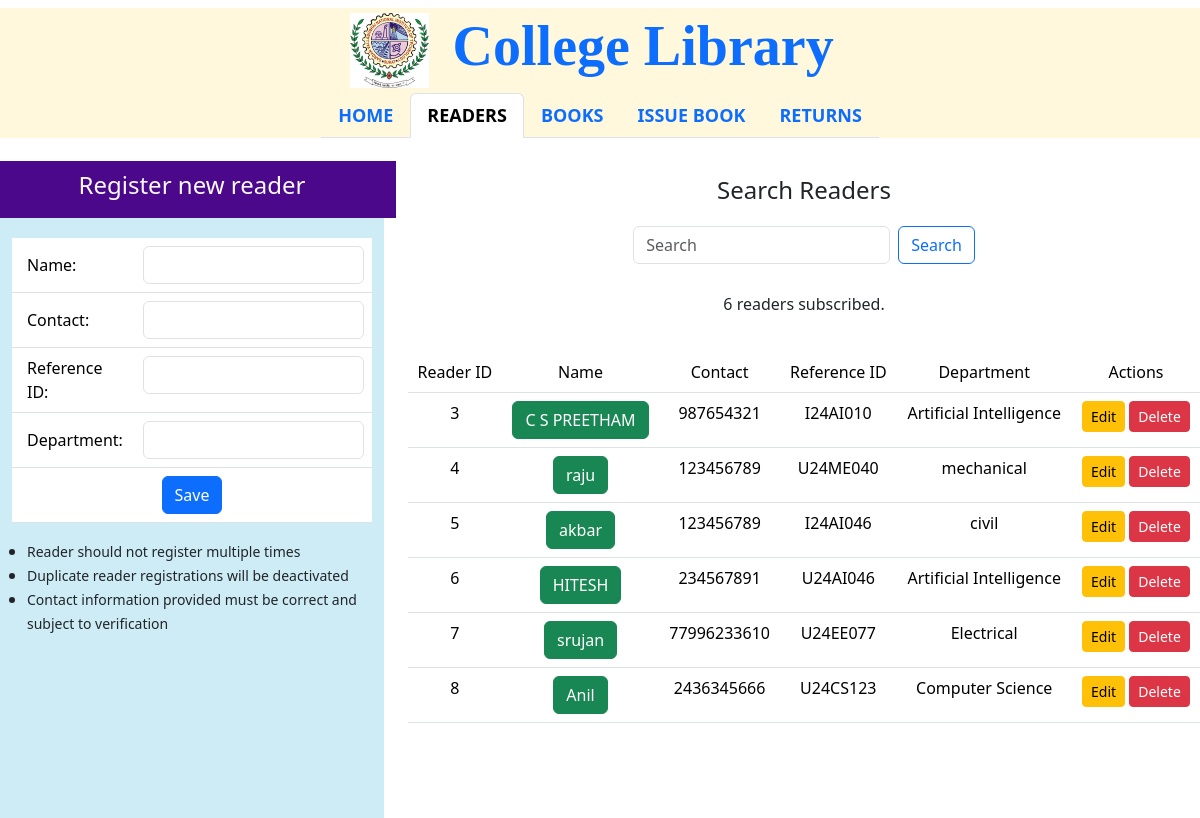
Before: /readers with the older database file.
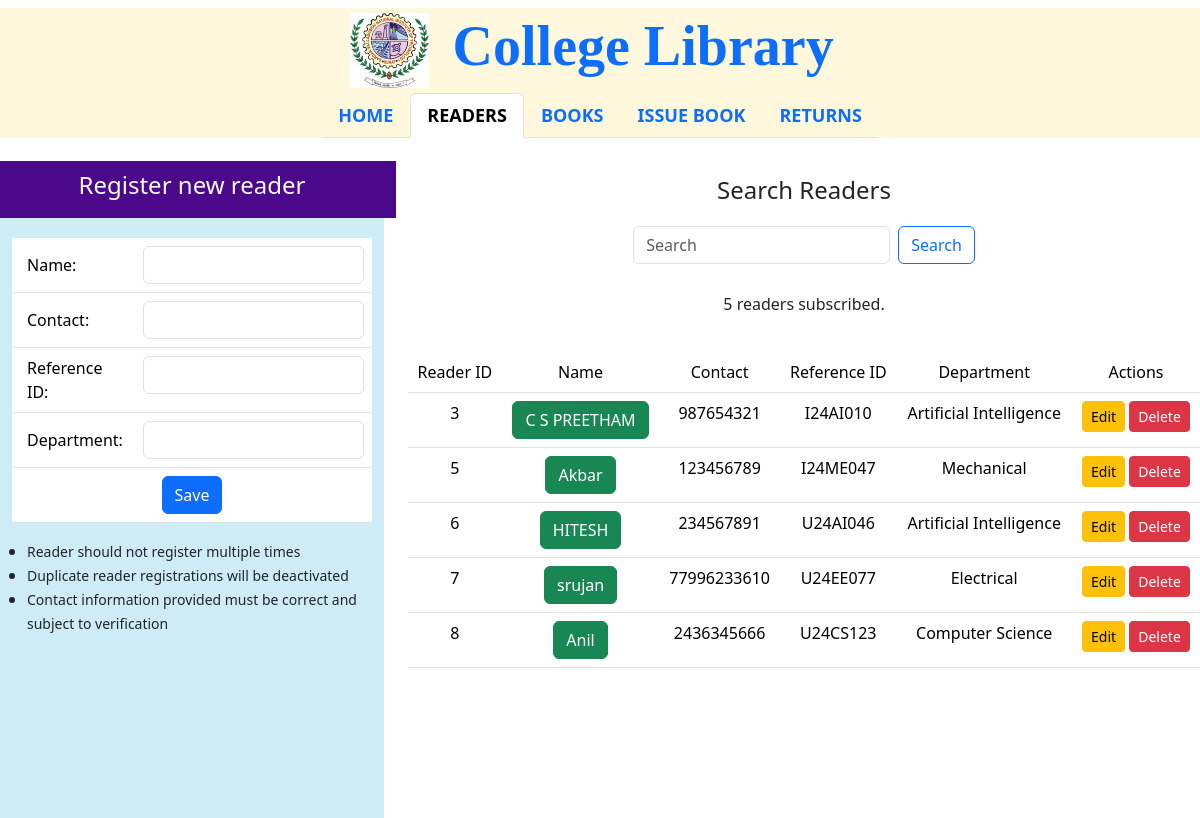
After: the same page with the newer database file.
### lims_app/models.py (models this page shows, shortened)
class Reader(models.Model):
    reference_id = models.CharField(max_length=200)
    reader_name = models.CharField(max_length=200)
    reader_contact = models.CharField(
        max_length=10,
        validators=[
            RegexValidator(
                regex=r'^\d{10}$',
                message='Contact number must be a 10-digit number',
            ),
        ]
    )
    reader_department = models.CharField(max_length=100)
    active = models.BooleanField(default=True)

### lims_app/views.py (the view)
# urls.py: path('readers',readers_tab),
def readers_tab(request):
    if request.method == "GET":
        students=Reader.objects.all()
        return render(request,"readers.html",context={"current_tab":"readers","readers":students})
    else:
        query=request.POST['query']
        students=Reader.objects.raw("select * from lims_app_reader where reader_name like '%"+query+"%'")
        return render(request, 'readers.html', context={'current_tab': 'readers', 'readers':students,"query":query})

### lims_app/templates/readers.html (shortened to what the changed rows need)
<!DOCTYPE html>
{% extends "index.html" %}
{% load static %}
{% block main_content %}
<div class="container-flex text-center justify-content-center align-items-center" style="background-color:white;">
    <div class="row">
        <div class="col-md-8">
            <div class="row" style="margin-top:20px;">
                <p>{{readers|length}} readers subscribed.</p>
            </div>
            <div class="row" style="margin-top:20px;">
                <div class="container" style="overflow-y:auto; height:400px;">
                    <table class="table table-hover">
                       <thead>
                       <tr>
                           <td>Reader ID</td>
                           <td>Name</td>
                           <td>Contact</td>
                           <td>Reference ID</td>
                           <td>Department</td>
                           <td>Actions</td>
                       </tr>
                       </thead>
                        <tbody>
                            {% for reader in readers %}
                                <tr>
                                    <td>{{reader.id}}</td>
                                    <td>
                                        {% if reader.active %}
                                            <span class="btn btn-success">{{reader.reader_name}}</span>
                                        {% else %}
                                            <span class="btn btn-primary">{{reader.reader_name}}</span>
                                        {% endif %}
                                    </td>
                                    <td>{{reader.reader_contact}}</td>
                                    <td>{{reader.reference_id}}</td>
                                    <td>{{reader.reader_department}}</td>
                                    <td>
                                        <a href="/readers/edit/{{reader.id}}" class="btn btn-warning btn-sm">Edit</a>
                                        <a href="/readers/delete/{{reader.id}}" class="btn btn-danger btn-sm" onclick="return confirm('Are you sure you want to delete this reader?')">Delete</a>
                                    </td>
                                </tr>
                            {% endfor %}
                        </tbody>
                    </table>
                </div>
            </div>
        </div>
    </div>
</div>
{% endblock %}

Changed rows visible on the page:
removed Reader: id "4", reader_name "raju", reader_contact "123456789", reference_id "U24ME040", reader_department "mechanical"
changed Reader id 5: reader_name "akbar" → "Akbar"; reference_id "I24AI046" → "I24ME047"; reader_department "civil" → "Mechanical"
Other visible differences:
{{ readers|length }}: "6" → "5"
